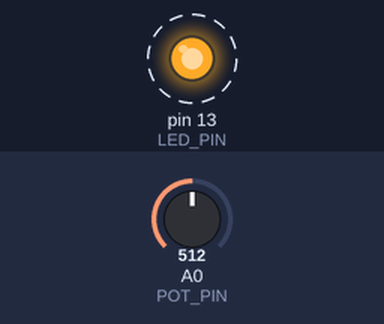
Bench run of a sketch on a simulated Arduino Uno, built with avr-gcc and run on an emulated ATmega328P. Parts: output pins drawn as LEDs (lit = HIGH). Dashed ring = blinking. Inputs (shaded band) come from the test bench; at power-on: A0 (POT_PIN) = 512. What the sketch prints to the serial monitor is not drawn.

Above: at 0.02 s.
Timing chart, 0 to 3.0 s (numbered marks = the images above):
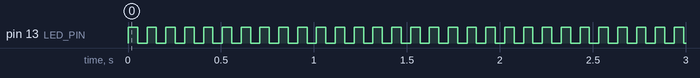

Measured:
- by itself, pin 13 (LED_PIN): alternates HIGH for 0.05 s and LOW for 0.05 s

The sketch:

pot_reader.ino
```cpp
// solar_tracker.ino
// Reads potentiometer on A0 and sends angle over Serial to laptop.
// Laptop runs tracker.py which controls the power supply via HID.
// No PWM output needed here — the laptop → HID → PSU handles power directly.

const int POT_PIN   = A0;
const int LED_PIN   = 13;     // built-in LED blinks on each send

// Calibration — measure these by rotating panel to physical limits
// and printing analogRead(A0) at each end
const int   ADC_MIN     = 0;
const int   ADC_MAX     = 1023;
const float ANGLE_MIN   = -45.0;   // degrees at ADC_MIN
const float ANGLE_MAX   =  45.0;   // degrees at ADC_MAX

// Smoothing — average N readings to reduce noise
const int SMOOTH_N = 8;

float smooth_buffer[SMOOTH_N];
int   smooth_index = 0;
bool  buffer_full  = false;

void setup() {
  Serial.begin(9600);
  pinMode(LED_PIN, OUTPUT);

  // Pre-fill smoothing buffer
  int raw = analogRead(POT_PIN);
  float angle = raw_to_angle(raw);
  for (int i = 0; i < SMOOTH_N; i++) {
    smooth_buffer[i] = angle;
  }
}

void loop() {
  // 1. Read potentiometer
  int raw = analogRead(POT_PIN);
  float angle = raw_to_angle(raw);

  // 2. Apply moving average smoothing
  smooth_buffer[smooth_index] = angle;
  smooth_index = (smooth_index + 1) % SMOOTH_N;

  float sum = 0;
  for (int i = 0; i < SMOOTH_N; i++) {
    sum += smooth_buffer[i];
  }
  float smoothed_angle = sum / SMOOTH_N;

  // 3. Send angle to laptop over Serial (one value per line)
  Serial.println(smoothed_angle, 2);   // 2 decimal places

  // 4. Blink LED so you can see it's running
  digitalWrite(LED_PIN, !digitalRead(LED_PIN));

  delay(50);   // 20 Hz — matches LOOP_HZ in tracker.py
}

// Map raw ADC value to panel angle in degrees
float raw_to_angle(int raw) {
  raw = constrain(raw, ADC_MIN, ADC_MAX);
  return ANGLE_MIN + (float)(raw - ADC_MIN)
         / (float)(ADC_MAX - ADC_MIN)
         * (ANGLE_MAX - ANGLE_MIN);
}
```
